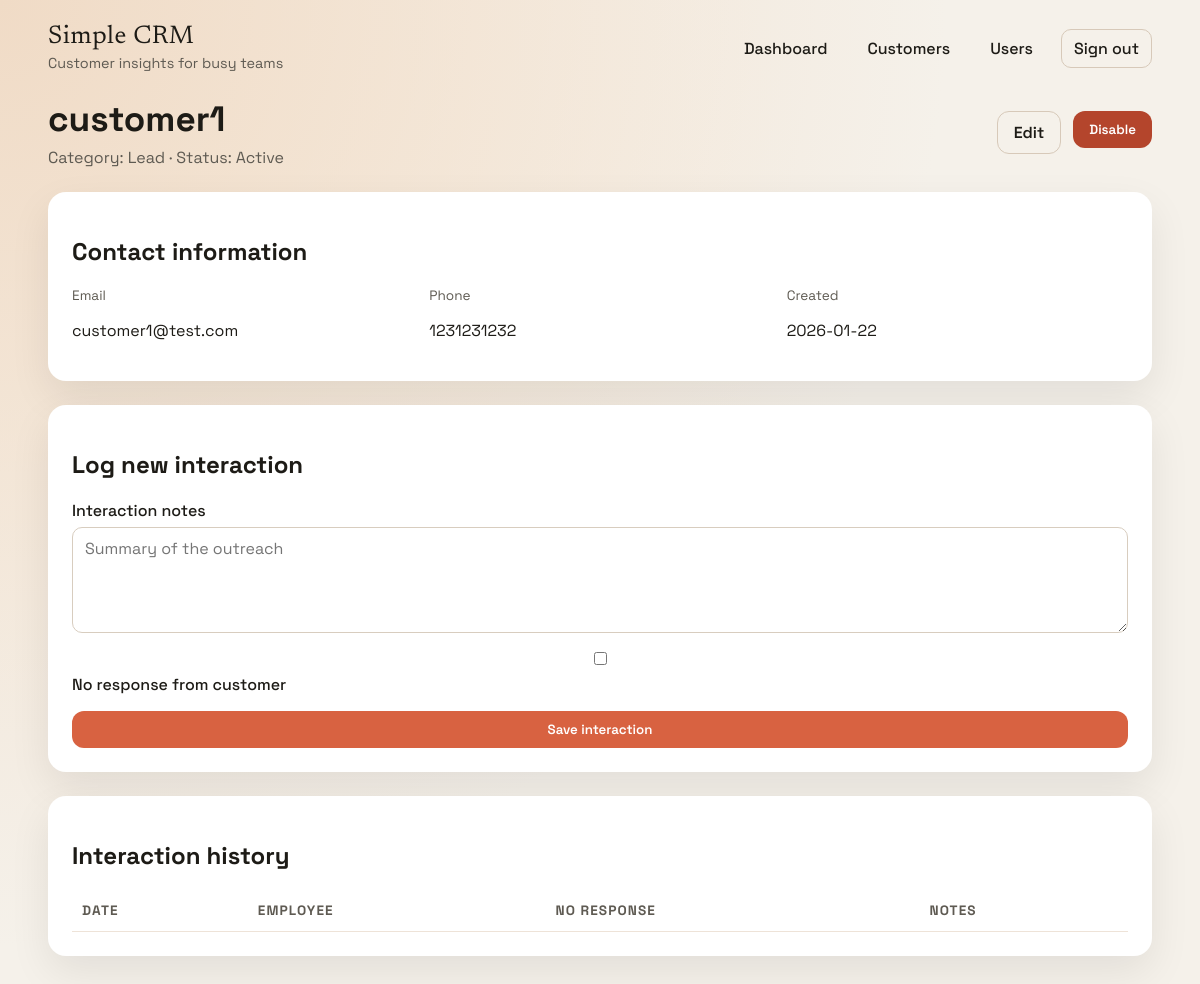
Before: /customers/1 (signed in) with the older database file.
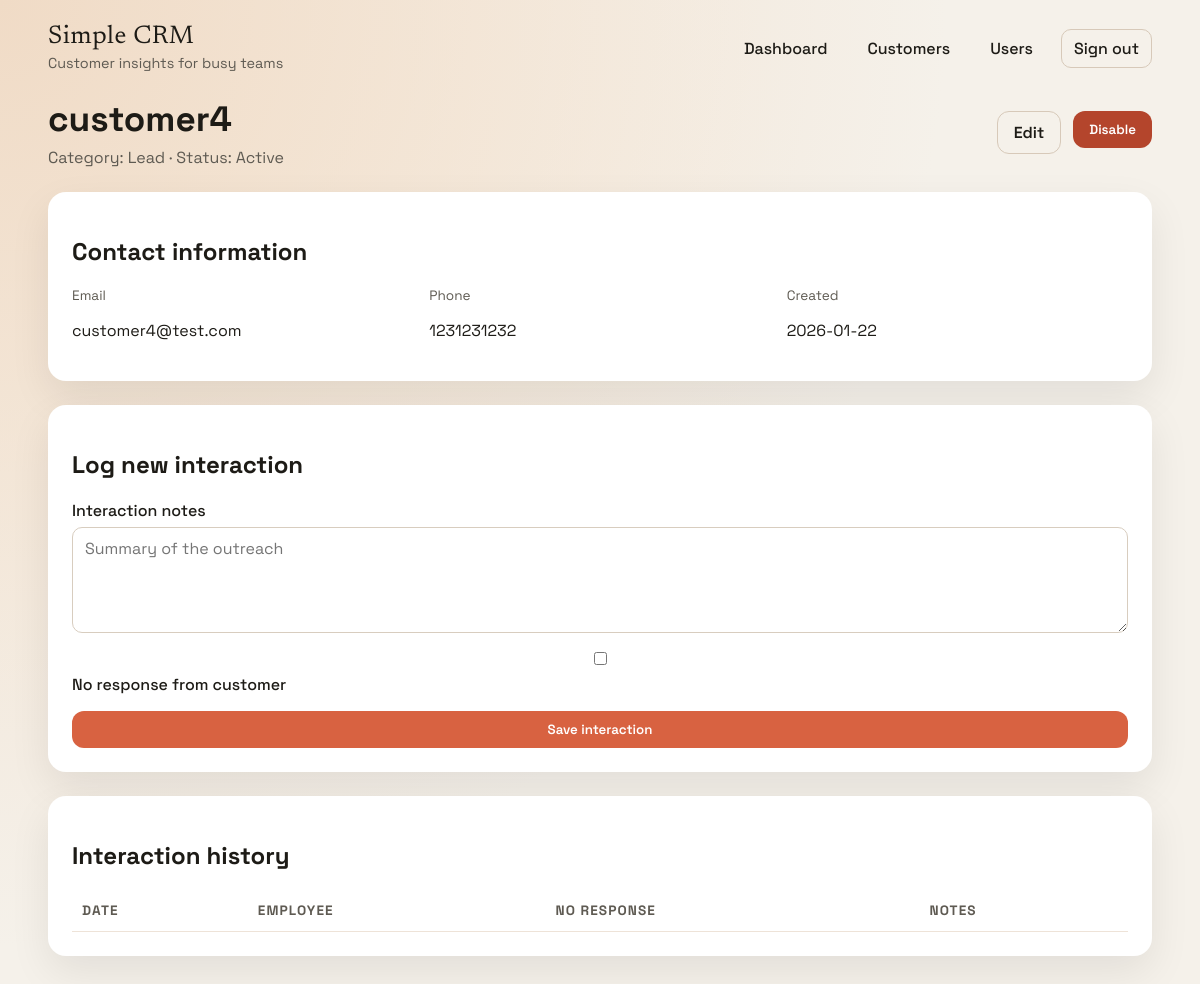
After: the same page with the newer database file.
### app/models.py (models this page shows)
class Customer(db.Model):
    id = db.Column(db.Integer, primary_key=True)
    name = db.Column(db.String(150), nullable=False)
    email = db.Column(db.String(150))
    phone = db.Column(db.String(50))
    category = db.Column(db.String(20), nullable=False)
    active = db.Column(db.Boolean, default=True)
    created_at = db.Column(db.DateTime, default=datetime.utcnow)
    created_by_id = db.Column(db.Integer, db.ForeignKey("user.id"))
    created_by = db.relationship("User", back_populates="customers")
    interactions = db.relationship(
        "Interaction", back_populates="customer", cascade="all, delete-orphan"
    )

### app/routes.py (the view)
@web_bp.route("/customers/<int:customer_id>")
@login_required
def customer_detail(customer_id):
    customer = Customer.query.get_or_404(customer_id)
    _ensure_customer_access(customer)
    interactions = (
        Interaction.query.filter_by(customer_id=customer.id)
        .order_by(Interaction.contact_date.desc())
        .all()
    )
    return render_template(
        "customer_detail.html",
        customer=customer,
        interactions=interactions,
    )

### app/__init__.py (called while the page is built)
@login_manager.user_loader
def load_user(user_id):
    from .models import User
    return User.query.get(int(user_id))

### app/utils.py (called while the page is built)
def _ensure_customer_access(customer):
    if current_user.role == ROLE_EMPLOYEE and customer.created_by_id != current_user.id:
        abort(403)

### app/templates/customer_detail.html (shortened to what this page needs)
{% extends 'base.html' %}
{% block content %}
<section class="page-header">
  <div>
    <h1>{{ customer.name }}</h1>
    <p class="muted">Category: {{ customer.category }} · Status: {% if customer.active %}Active{% else %}Disabled{% endif %}</p>
  </div>
  <div class="actions">
    <a class="ghost" href="{{ url_for('web.customer_edit', customer_id=customer.id) }}">Edit</a>
    {% if customer.active %}
      <form method="post" action="{{ url_for('api.customer_disable', customer_id=customer.id) }}">
        <button class="danger" type="submit">Disable</button>
      </form>
    {% endif %}
  </div>
</section>
<section class="panel">
  <h2>Contact information</h2>
  <div class="info-grid">
    <div>
      <span class="label">Email</span>
      <p>{{ customer.email or '-' }}</p>
    </div>
    <div>
      <span class="label">Phone</span>
      <p>{{ customer.phone or '-' }}</p>
    </div>
    <div>
      <span class="label">Created</span>
      <p>{{ customer.created_at.strftime('%Y-%m-%d') }}</p>
    </div>
  </div>
</section>
<section class="panel">
  <h2>Log new interaction</h2>
  <form class="form-grid" method="post" action="{{ url_for('api.interaction_new', customer_id=customer.id) }}">
    <label>
      <span>Interaction notes</span>
      <textarea name="notes" rows="4" placeholder="Summary of the outreach"></textarea>
    </label>
    <label class="checkbox">
      <input type="checkbox" name="no_response">
      <span>No response from customer</span>
    </label>
    <button class="primary" type="submit">Save interaction</button>
  </form>
</section>
<section class="panel">
  <h2>Interaction history</h2>
  <div class="table-wrap">
    <table class="table">
      <thead>
        <tr>
          <th scope="col">Date</th>
          <th scope="col">Employee</th>
          <th scope="col">No response</th>
          <th scope="col">Notes</th>
        </tr>
      </thead>
    </table>
  </div>
</section>
{% endblock %}

### app/templates/base.html (shortened to what this page needs)
<!doctype html>
<html lang="en">
<head>
  <link rel="stylesheet" href="{{ url_for('static', filename='app.css') }}">
</head>
<body>
  <header class="site-header">
    <div class="brand">
      <span class="logo">Simple CRM</span>
      <span class="tag">Customer insights for busy teams</span>
    </div>
    {% if current_user.is_authenticated %}
      <nav class="nav" aria-label="Primary">
        <a href="{{ url_for('web.index') }}">Dashboard</a>
        <a href="{{ url_for('web.customers') }}">Customers</a>
        {% if current_user.role == 'admin' %}
          <a href="{{ url_for('web.admin_users') }}">Users</a>
        {% endif %}
        <a href="{{ url_for('web.logout') }}" class="ghost">Sign out</a>
      </nav>
    {% endif %}
  </header>
  <main id="main" class="main">
    {% block content %}{% endblock %}
  </main>
</body>
</html>

### app/static/app.css (style rules this page uses)
:root { --bg: #f5f1ea; --surface: #ffffff; --ink: #1d1b16; --muted: #5e5a52; --accent: #d86241; --accent-dark: #b0472a; --accent-soft: #f7d4c4; --shadow: 0 16px 40px rgba(0, 0, 0, 0.08); --radius: 18px; }
* { box-sizing: border-box; }
body { margin: 0; font-family: "Space Grotesk", "Trebuchet MS", sans-serif; color: var(--ink); background: radial-gradient(circle at top left, #f0dbc6, transparent 60%), radial-gradient(circle at 20% 20%, #f8f1e6, transparent 45%), var(--bg); min-height: 100vh; }
.site-header { display: flex; align-items: center; justify-content: space-between; padding: 24px clamp(16px, 4vw, 56px); gap: 24px; }
.brand { display: flex; flex-direction: column; gap: 4px; }
.logo { font-family: "Newsreader", "Georgia", serif; font-size: 1.6rem; letter-spacing: 0.5px; }
.tag { color: var(--muted); font-size: 0.9rem; }
.nav { display: flex; align-items: center; gap: 16px; }
.nav a { color: var(--ink); text-decoration: none; font-weight: 500; padding: 8px 12px; border-radius: 10px; background: transparent; }
.nav .ghost { border: 1px solid #d7c9b9; }
.main { padding: 0 clamp(16px, 4vw, 56px) 48px; }
.page-header { display: flex; align-items: center; justify-content: space-between; flex-wrap: wrap; gap: 16px; margin-bottom: 24px; }
.page-header h1 { margin: 0 0 6px; font-size: clamp(1.6rem, 3vw, 2.2rem); }
.muted { color: var(--muted); margin: 0; }
.form-grid { display: grid; gap: 16px; margin-top: 16px; }
.form-grid label, .filter-bar label { display: grid; gap: 6px; font-weight: 500; }
input, select, textarea { padding: 10px 12px; border-radius: 10px; border: 1px solid #d8cdbf; font-family: inherit; font-size: 1rem; }
textarea { resize: vertical; }
.checkbox { display: flex; align-items: center; gap: 10px; font-weight: 500; }
button, .primary, .ghost, .danger { font-family: inherit; border: none; cursor: pointer; padding: 10px 16px; border-radius: 12px; text-decoration: none; font-weight: 600; }
.primary { background: var(--accent); color: #fff; }
.ghost { background: transparent; color: var(--ink); border: 1px solid #d7c9b9; }
.danger { background: #b4452c; color: #fff; }
.panel { background: var(--surface); padding: 24px; border-radius: var(--radius); margin-bottom: 24px; box-shadow: var(--shadow); }
.table-wrap { overflow-x: auto; }
.table { width: 100%; border-collapse: collapse; }
.table th, .table td { text-align: left; padding: 12px 10px; border-bottom: 1px solid #eee3d8; }
.table th { font-size: 0.85rem; text-transform: uppercase; letter-spacing: 0.08em; color: var(--muted); }
.actions { display: flex; gap: 12px; flex-wrap: wrap; }
.info-grid { display: grid; gap: 16px; grid-template-columns: repeat(auto-fit, minmax(180px, 1fr)); }
.label { display: block; font-size: 0.85rem; color: var(--muted); }

Changed rows visible on the page:
changed Customer "Lead": name "customer1" → "customer4"; email "customer1@test.com" → "customer4@test.com"
